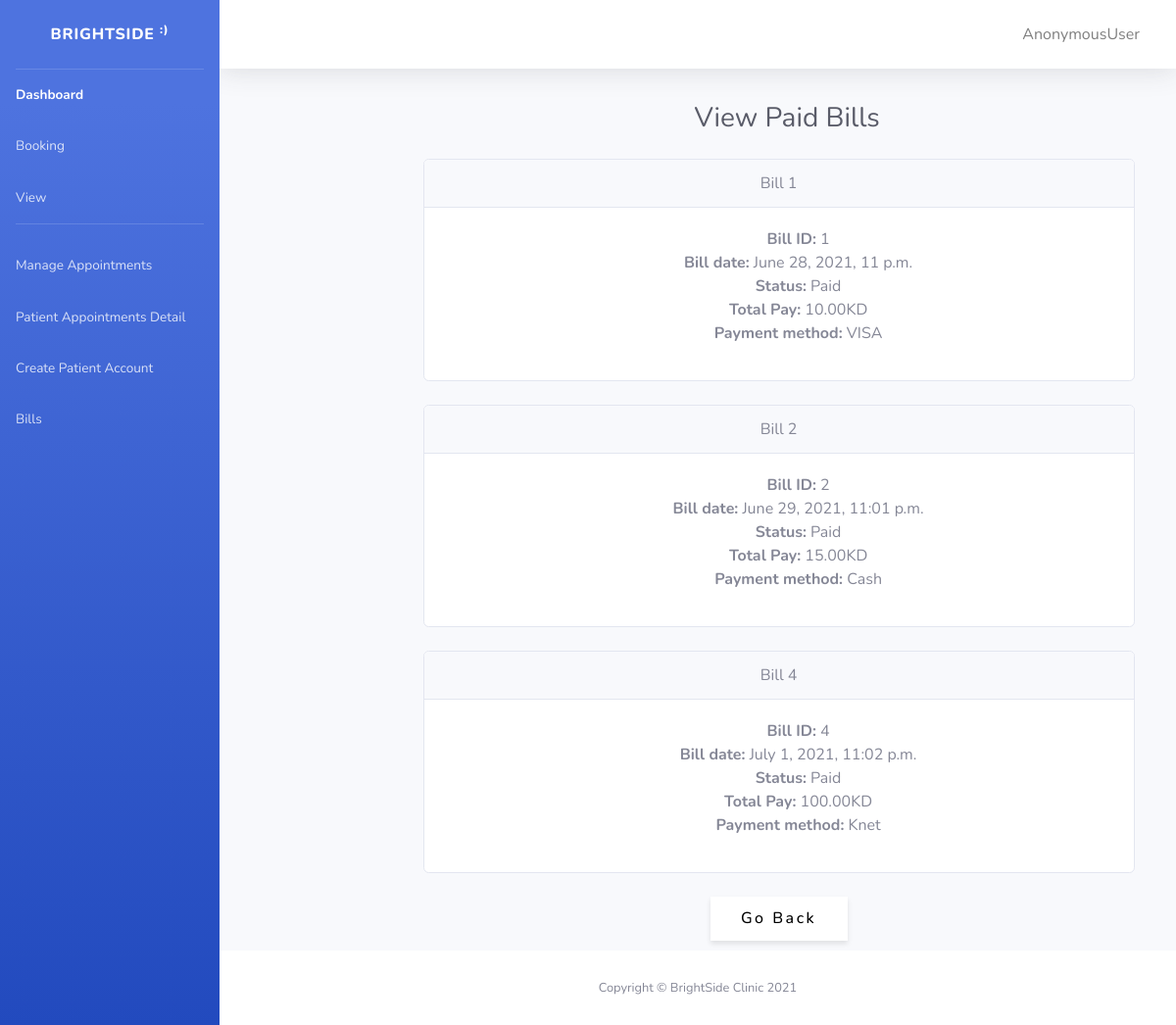
/brightside/paid_filter/, run on an earlier commit of the app's database.
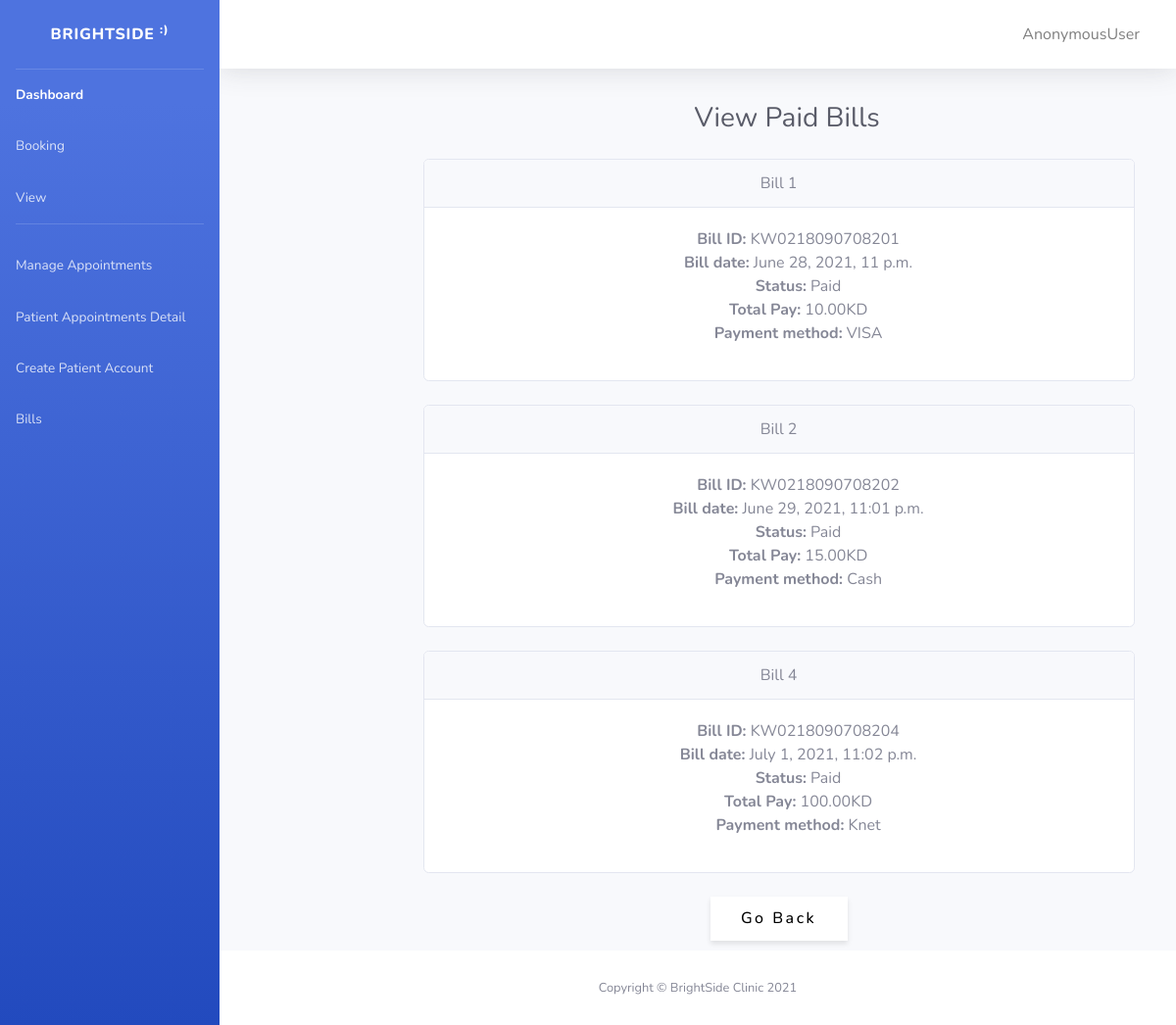
And on a later commit of the database.
### brightside/models.py (models this page shows)
class Bill(models.Model):
  payment_method = (
        (0, 'VISA'),
        (1, 'Master Card'),
        (2, 'Cash'),
        (3, 'Knet')
    )
  STATUS = (
        (0, 'Paid'),
        (1, 'Unpaid'),
    )
  bill_id = models.CharField(max_length=15, unique=True)
  bill_date = models.DateTimeField(null=True)
  bill_status = models.IntegerField(choices=STATUS, default=1)
  total_pay = models.DecimalField(max_digits=8, decimal_places=2)
  payment_method = models.IntegerField(choices=payment_method, default=0)
  appointment = models.OneToOneField(Appointment,
          on_delete = models.CASCADE)
  patient = models.ForeignKey('Patient', on_delete=models.CASCADE)

### brightside/views.py (the view)
# urls.py: path('paid_filter/', views.paid_filter, name='paid-filter'),
def paid_filter(request):
  data={}
  bill = Bill.objects.filter(bill_status=0)
  data['paid'] = bill
  return render(request, 'paid.html', context=data)

### brightside/templates/paid.html (shortened to what this page needs)
{% load static %}
<!DOCTYPE html>
<html lang="en">
<head>
    <link rel="stylesheet" type="text/css" href="{% static '/css/all.min.css' %}">
    <link rel="stylesheet" type="text/css" href="{% static '/css/index.css' %}">
    </head>
    <body id="page-top">
    <div id="wrapper">
        <ul class="navbar-nav bg-gradient-primary sidebar sidebar-dark accordion" id="accordionSidebar">
            <a class="sidebar-brand d-flex align-items-center justify-content-center" href="{% url 'index' %}">
                <div class="sidebar-brand-text mx-3">BrightSide <sup>:)</sup></div>
            </a>
            <hr class="sidebar-divider my-0">
            <li class="nav-item active">
                <a class="nav-link" href="{% url 'index' %}">
                    <span>Dashboard</span></a>
            <li class="nav-item">
                <a class="nav-link" href="{% url 'admin-booking' %}">
                    <span>Booking</span></a>
<a class="nav-link" href="{% url 'all_appointments' %}">
                    <span>View</span></a>
            <hr class="sidebar-divider d-none d-md-block">
            <a class="nav-link" href="{% url 'manage' %}">
                    <span>Manage Appointments</span></a>
                    <a class="nav-link" href="{% url 'patient-detail' %}">
                    <span>Patient Appointments Detail</span></a>
                    <a class="nav-link" href="{% url 'create-patient' %}">
                    <span>Create Patient Account</span></a>
                    <a class="nav-link" href="{% url 'bill-detail' %}">
                    <span>Bills</span></a>
        </ul>
            <div id="content-wrapper" class="d-flex flex-column">
                <div id="content">
                                  <nav class="navbar navbar-expand navbar-light bg-white topbar mb-4 static-top shadow">
                        <ul class="navbar-nav ml-auto">
                        <li class="btn">
                <a class="nav-link" href="{% url 'account_logout' %}">
                    <span>{{ user }}</span></a>
            </li>
                        </ul>
                    </nav>
                <div class="container-fluid">
                    <div class="mymargin" >
                    <div class="d-sm-flex align-items-center justify-content-between mb-4">
                       <div class="myh1"> <h1 class="h3 mb-0 text-gray-800">View Paid Bills</h1></div>
                    </div>
                    <div class="row">
                    <div class="row">
<div class="mysize" >
                        <div class="col-lg-6">
{% for x in paid %}
                            <div class="card mb-4">
                                <div class="card-header">
                                    Bill {{x.id}}
                                </div>
                                <div class="card-body" >
<ul>
<li><strong>Bill ID:</strong> {{ x.bill_id }}</li>
<li><strong>Bill date:</strong> {{ x.bill_date }}</li>
<li><strong>Status:</strong> {{ x.get_bill_status_display }}</li>
 <li> <strong>Total Pay:</strong> {{ x.total_pay }}KD</li>
<li> <strong>Payment method:</strong> {{ x.get_payment_method_display }}</li>
</ul>
                                </div>
                            </div>
{% endfor %}
<a href="{% url 'bill-detail' %}">
<button>Go Back</button></a>
</div>
</div>
                            </div>
                        </div>
                    </div>
                </div>
            </div>
            <footer class="sticky-footer bg-white">
                <div class="container my-auto">
                    <div class="copyright text-center my-auto">
                        <span>Copyright &copy; BrightSide Clinic 2021</span>
                    </div>
                </div>
            </footer>
        </div>
    </div>
</body>
</html>

What changed in the data, as far as the page shows it:
changed Bill "June 28, 2021, 11 p.m.": bill_id "1" → "KW0218090708201"
changed Bill "June 29, 2021, 11:01 p.m.": bill_id "2" → "KW0218090708202"
changed Bill "July 1, 2021, 11:02 p.m.": bill_id "4" → "KW0218090708204"
